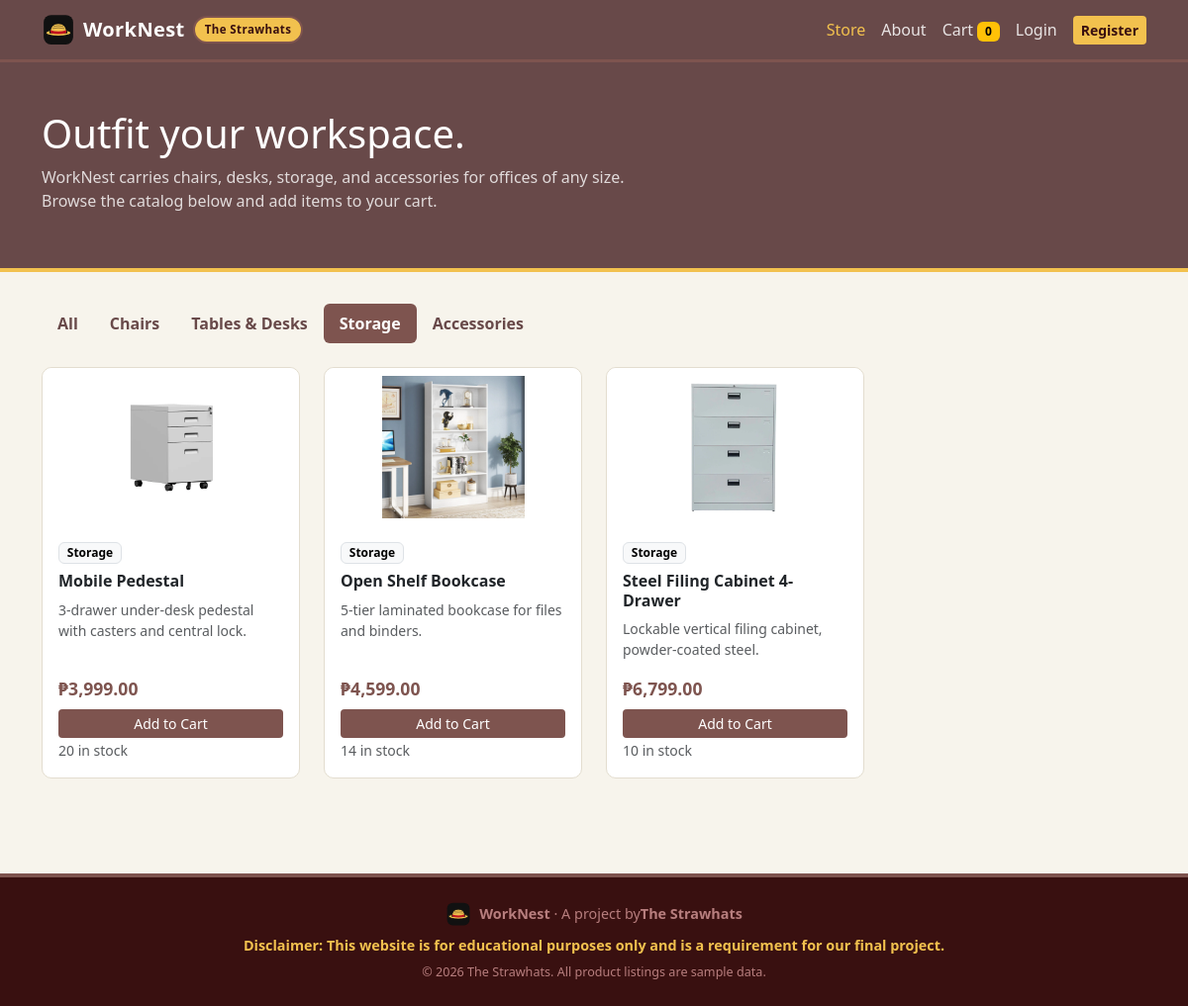
/index.php?category=3, run on the app's committed database.
### tables this page shows
CREATE TABLE categories (
    id INT AUTO_INCREMENT PRIMARY KEY,
    name VARCHAR(50) NOT NULL
);

CREATE TABLE products (
    id INT AUTO_INCREMENT PRIMARY KEY,
    category_id INT NOT NULL,
    name VARCHAR(100) NOT NULL,
    description TEXT,
    price DECIMAL(10,2) NOT NULL,
    stock INT NOT NULL DEFAULT 0,
    created_at TIMESTAMP DEFAULT CURRENT_TIMESTAMP,
    FOREIGN KEY (category_id) REFERENCES categories(id)
);

### includes/functions.php (called while the page is built, shortened)
<?php
function peso($amount)
{
    return '&#8369;' . number_format($amount, 2);
}

### index.php (the view, shortened to what this page needs)
<?php
require_once 'includes/config.php';
require_once 'includes/functions.php';
$cat_id = 0;
if (isset($_GET['category']) && is_numeric($_GET['category'])) {
    $cat_id = (int) $_GET['category'];
}
$categories = array();
$result = mysqli_query($conn, 'SELECT id, name FROM categories ORDER BY id');
while ($row = mysqli_fetch_assoc($result)) {
    $categories[] = $row;
}
if ($cat_id > 0) {
    $stmt = mysqli_prepare($conn, 'SELECT p.*, c.name AS category_name FROM products p JOIN categories c ON p.category_id = c.id WHERE p.category_id = ? ORDER BY p.name');
    mysqli_stmt_bind_param($stmt, 'i', $cat_id);
    mysqli_stmt_execute($stmt);
    $products = mysqli_stmt_get_result($stmt);
} else {
    $products = mysqli_query($conn, 'SELECT p.*, c.name AS category_name FROM products p JOIN categories c ON p.category_id = c.id ORDER BY c.id, p.name');
}
require_once 'includes/header.php';
?>
<section class="wn-hero">
    <div class="container">
        <h1>Outfit your workspace.</h1>
        <p>WorkNest carries chairs, desks, storage, and accessories for offices of any size. Browse the catalog below and add items to your cart.</p>
    </div>
</section>
<div class="container">
    <ul class="nav nav-pills mb-4">
        <li class="nav-item">
            <a class="nav-link <?php if ($cat_id === 0) echo 'active'; ?>" href="index.php">All</a>
        </li>
        <?php foreach ($categories as $c): ?>
            <li class="nav-item">
                <a class="nav-link <?php if ($cat_id === (int) $c['id']) echo 'active'; ?>"
                   href="index.php?category=<?php echo $c['id']; ?>">
                    <?php echo htmlspecialchars($c['name']); ?>
                </a>
            </li>
        <?php endforeach; ?>
    </ul>
    <div class="row g-4 mb-5">
        <?php while ($p = mysqli_fetch_assoc($products)): ?>
            <div class="col-6 col-md-4 col-lg-3">
                <div class="card wn-card">
                    <?php $img = 'assets/img/products/' . $p['id'] . '.jpg'; ?>
                    <?php if (file_exists($img)): ?>
                        <img src="<?php echo BASE_URL . '/' . $img; ?>" class="wn-thumb-img" alt="<?php echo htmlspecialchars($p['name']); ?>">
                    <?php else: ?>
                        <div class="wn-thumb">&#128188;</div>
                    <?php endif; ?>
                    <div class="card-body d-flex flex-column">
                        <span class="badge text-bg-light border mb-2 align-self-start">
                            <?php echo htmlspecialchars($p['category_name']); ?>
                        </span>
                        <h5 class="card-title"><?php echo htmlspecialchars($p['name']); ?></h5>
                        <p class="card-text small text-muted"><?php echo htmlspecialchars($p['description']); ?></p>
                        <div class="mt-auto">
                            <div class="wn-price mb-2"><?php echo peso($p['price']); ?></div>
                            <?php if ((int) $p['stock'] > 0): ?>
                                <form method="post" action="cart.php">
                                    <button type="submit" class="btn btn-wn w-100 btn-sm">Add to Cart</button>
                                </form>
                                <small class="text-muted"><?php echo $p['stock']; ?> in stock</small>
                            <?php else: ?>
                                <button class="btn btn-secondary w-100 btn-sm" disabled>Out of stock</button>
                            <?php endif; ?>
                        </div>
                    </div>
                </div>
            </div>
        <?php endwhile; ?>
    </div>
</div>
<?php require_once 'includes/footer.php'; ?>

### assets/css/style.css (style rules this page uses)
:root { --wn-ink: #26303a; --wn-navy: #684949; --wn-navy-dark: #391010; --wn-red: #7e544f; --wn-red-dark: #9e0e19; --wn-amber: #f2c14e; --wn-bg: #f7f4ec; --wn-border: #e3ddcf; }
body { background-color: var(--wn-bg); color: var(--wn-ink); font-family: "Segoe UI", system-ui, -apple-system, Arial, sans-serif; display: flex; flex-direction: column; min-height: 100vh; }
.wn-hero { background-color: var(--wn-navy); color: #fff; padding: 3rem 0 2.5rem; margin-bottom: 2rem; border-bottom: 4px solid var(--wn-amber); }
.wn-hero p { color: rgba(255, 255, 255, 0.8); max-width: 640px; }
.wn-card { border: 1px solid var(--wn-border); border-radius: 10px; transition: box-shadow 0.15s ease, transform 0.15s ease; height: 100%; }
.wn-card .card-title { font-size: 1rem; font-weight: 600; }
.wn-price { color: var(--wn-red); font-weight: 700; font-size: 1.1rem; }
.btn-wn { background-color: var(--wn-red); color: #fff; border: none; }
.nav-pills .nav-link { color: var(--wn-navy); font-weight: 600; }
.nav-pills .nav-link.active { background-color: var(--wn-red); color: #fff; }
.wn-thumb-img { width: 100%; height: 160px; object-fit: contain; border-radius: 10px 10px 0 0; background: #fff; padding: 8px; }

### data on the page
categories: name "Chairs"
categories: name "Tables & Desks"
categories: name "Storage"
categories: name "Accessories"
products: shows a picture, category.name "Storage", name "Mobile Pedestal", description "3-drawer under-desk pedestal with casters and central lock.", price "₱3,999.00", stock "20"
products: shows a picture, category.name "Storage", name "Open Shelf Bookcase", description "5-tier laminated bookcase for files and binders.", price "₱4,599.00", stock "14"
products: shows a picture, category.name "Storage", name "Steel Filing Cabinet 4-Drawer", description "Lockable vertical filing cabinet, powder-coated steel.", price "₱6,799.00", stock "10"

### other printed values
cart_count() "0"
